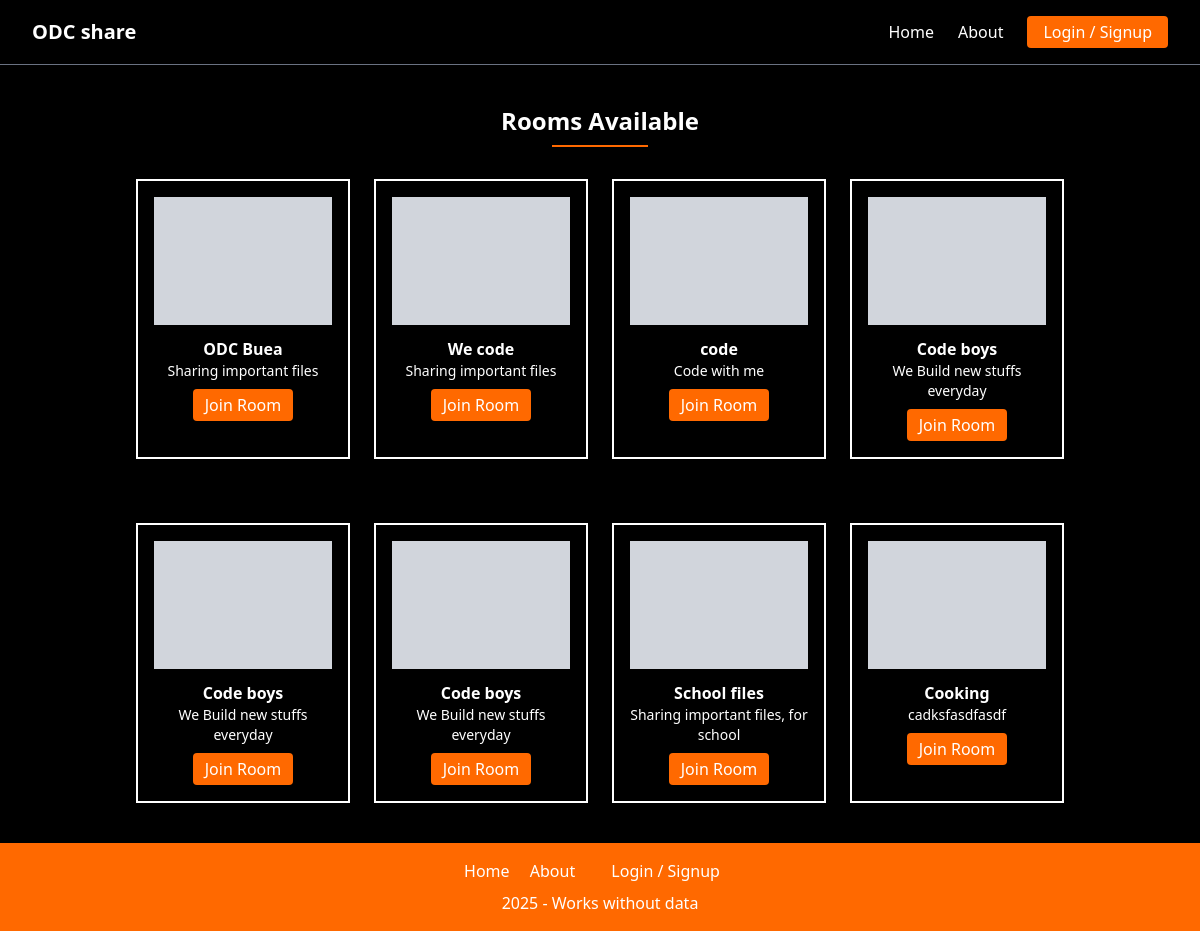
/room/, run on an earlier commit of the app's database.
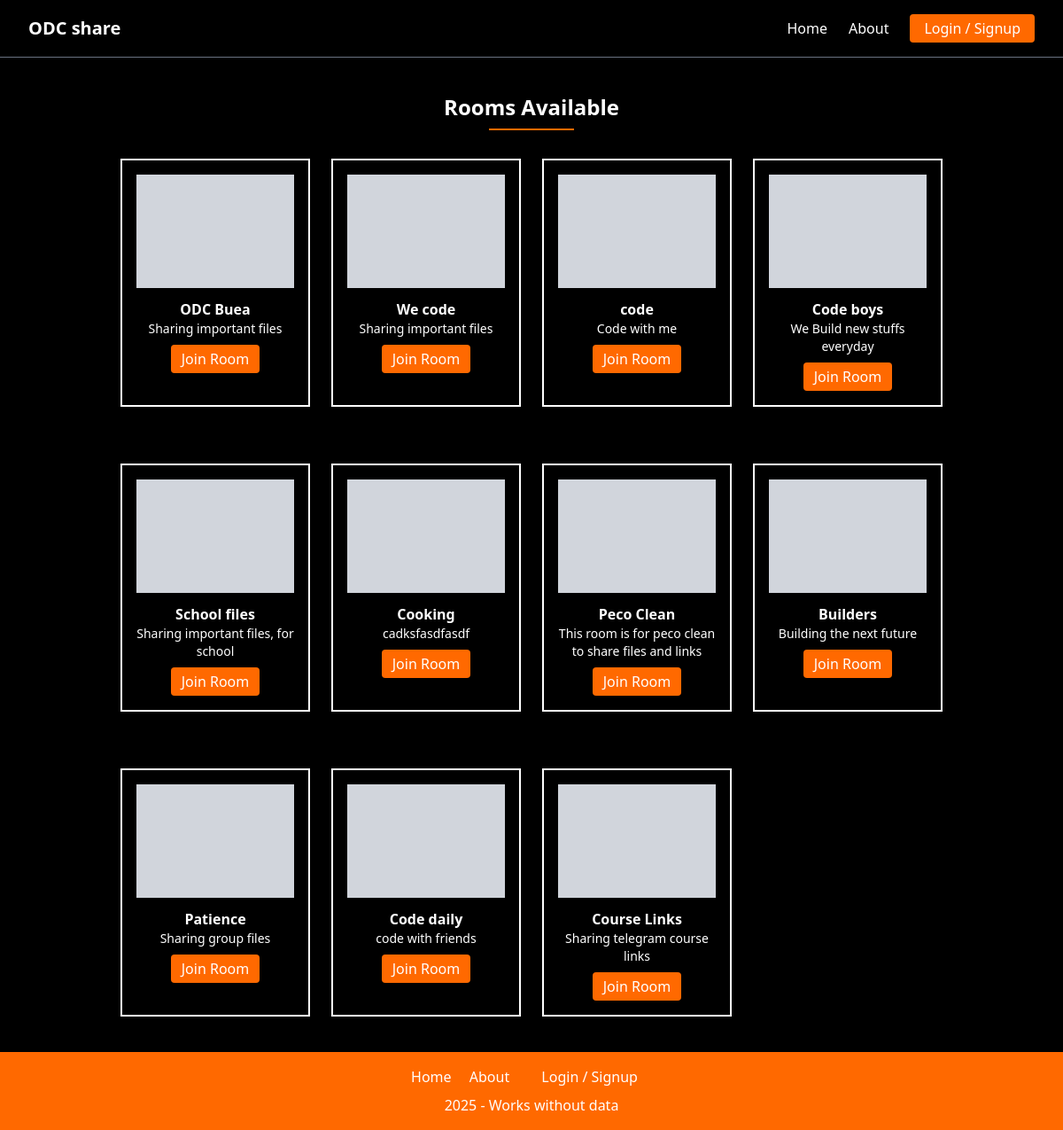
And on a later commit of the database.
### home/models.py (models this page shows, shortened)
class Room(models.Model):
    room_name = models.CharField(max_length=100, null=True)
    description = models.TextField(max_length=200, null=True)
    code = models.CharField(max_length=6, unique=True, editable=False, null=True, blank=True)
    created_by = models.ForeignKey(User, on_delete=models.CASCADE, related_name="rooms", null=True)
    created_at = models.DateTimeField(auto_now_add=True)
    members = models.ManyToManyField(User, related_name="joined_rooms", blank=True)

### create_room/views.py (the view)
# urls.py: path('', views.list_rooms, name='list_rooms'),
def list_rooms(request):
    rooms = Room.objects.all()
    return render(request, "list_room.html", {"rooms": rooms})

### create_room/templates/list_room.html (shortened to what this page needs)
{% extends "base.html" %}
{% block content %}
<h2 class="text-2xl font-bold mb-2 text-center mt-10">Rooms Available</h2>
    <hr class="text-orange-500 max-w-[8%] mx-auto mb-8 border-1">
    <div class="max-w-[80%] mx-auto">
        <div class="grid grid-cols-1 md:grid-cols-4 gap-6 px-4">
        {% for room in rooms %}
        <div class="border-2 p-4 text-center hover:shadow-lg transition mb-10">
            <div class="bg-gray-300 h-32 mb-3"></div>
            <h3 class="font-semibold">{{ room.room_name }}</h3>
            <p class="text-sm">{{room.description}}</p>
            <a href="{% url 'join_room' room.id %}" class="bg-orange-500 text-white px-3 py-1 mt-2 inline-block rounded ">Join Room</a>
        </div>
        {% endfor %}
    </div>
    </div>
{% endblock %}

### templates/base.html (shortened to what this page needs)
<!DOCTYPE html>
<html lang="en" class="bg-black text-white">
<head>
    {% load static %}
    <link href="{% static 'dist/styles.css' %}" rel="stylesheet">
</head>
<body class="flex flex-col min-h-screen w-full">
    <nav class="bg-black border-b border-gray-500 sticky top-0 z-50">
        <div class="mx-auto px-4 sm:px-6 lg:px-8">
            <div class="flex justify-between items-center h-16">
                <a href="/" class="text-white text-xl font-extrabold">ODC share</a>
                <div class="hidden md:flex items-center space-x-6">
                    <a href="/" class="text-white hover:text-orange-500">Home</a>
                    <a href="{% url 'about' %}" class="text-white hover:text-orange-500">About</a>
                    {% if user.is_authenticated %}
                    <a href="{% url 'list_rooms' %}" class="block text-white hover:text-orange-500">Rooms</a>
                    <a href="{% url 'dashboard' %}" class="block text-white hover:text-orange-500">Dashboard</a>
                    <a href="" class="block text-orange-500">Hey {{request.user.username}}!</a>
                    <a href="{% url 'logout' %}" class="bg-orange-500 px-4 py-1 rounded">Logout</a>
                    {% else %}
                    <a href="{% url 'login' %}" class="bg-orange-500 px-4 py-1 rounded">Login / Signup</a>
                    {% endif %}
                </div>
            </div>
        </div>
    </nav>
    <main class="flex-grow">
        {% block content %}{% endblock %}
    </main>
    <footer class="bg-orange-500 p-4 text-center">
        <div class="space-x-4">
            <a href="/" class="hover:underline">Home</a>
            <a href="{% url 'about' %}">About</a>
            {% if user.is_authenticated %}
            <a href="{% url 'list_rooms' %}" class="text-white hover:text-black">Rooms</a>
            <a href="{% url 'dashboard' %}" class=" text-white hover:text-black">Dashboard</a>
            {% else %}
            <a href="{% url 'login' %}" class="bg-orange-500 px-4 py-1 rounded">Login / Signup</a>
            {% endif %}
        </div>
        <p class="mt-2">2025 - Works without data</p>
    </footer>
</body>
</html>

What changed in the data, as far as the page shows it:
removed Room: room_name "Code boys", description "We Build new stuffs everyday"
removed Room: room_name "Code boys", description "We Build new stuffs everyday"
added Room: room_name "Peco Clean", description "This room is for peco clean to share files and links"
added Room: room_name "Builders", description "Building the next future"
added Room: room_name "Patience", description "Sharing group files"
added Room: room_name "Code daily", description "code with friends"
added Room: room_name "Course Links", description "Sharing telegram course links"
